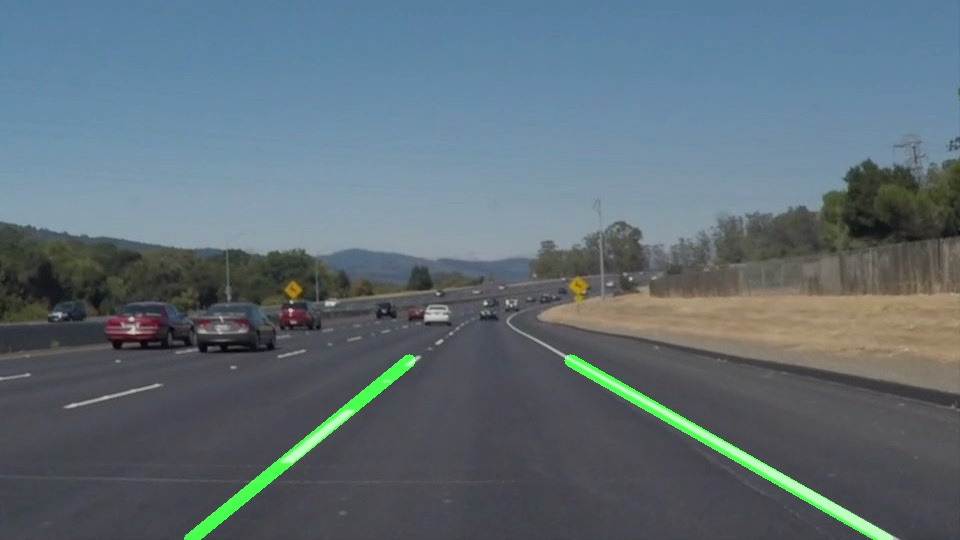
#> input picture test_images/solidWhiteCurve_result.jpg, 960 x 540 px; its folder holds only this picture in this run
$ jupyter execute --allow-errors P1.ipynb   (shell and % lines are left out)
#> lines starting #> are read from the running program, lines starting #| are printed output that depends on the picture; after the words box and inside, x2 and y2 are one past the last pixel; in counts of white or black regions, pixels touching at a corner belong together
# **Finding Lane Lines on the Road**
***
In this project, you will use the tools you learned about in the lesson to identify lane lines on the road.  You can develop your pipeline on a series of individual images, and later apply the result to a video stream (really just a series of images). Check out the video clip "raw-lines-example.mp4" (also contained in this repository) to see what the output should look like after using the helper functions below.

Once you have a result that looks roughly like "raw-lines-example.mp4", you'll need to get creative and try to average and/or extrapolate the line segments you've detected to map out the full extent of the lane lines.  You can see an example of the result you're going for in the video "P1_example.mp4".  Ultimately, you would like to draw just one line for the left side of the lane, and one for the right.

---
Let's have a look at our first image called 'test_images/solidWhiteRight.jpg'.  Run the 2 cells below (hit Shift-Enter or the "play" button above) to display the image.

**Note** If, at any point, you encounter frozen display windows or other confounding issues, you can always start again with a clean slate by going to the "Kernel" menu above and selecting "Restart & Clear Output".

---

**The tools you have are color selection, region of interest selection, grayscaling, Gaussian smoothing, Canny Edge Detection and Hough Tranform line detection.  You  are also free to explore and try other techniques that were not presented in the lesson.  Your goal is piece together a pipeline to detect the line segments in the image, then average/extrapolate them and draw them onto the image for display (as below).  Once you have a working pipeline, try it out on the video stream below.**

---

<figure>

 <figcaption>
 <p></p>
 <p style="text-align: center;"> Your output should look something like this (above) after detecting line segments using the helper functions below </p>
 </figcaption>
</figure>
 <p></p>
<figure>

 <figcaption>
 <p></p>
 <p style="text-align: center;"> Your goal is to connect/average/extrapolate line segments to get output like this</p>
 </figcaption>
</figure>

[cell 1]
#importing some useful packages
import matplotlib.pyplot as plt
import matplotlib.image as mpimg
import numpy as np
import cv2

#> (a cell that did not finish here is left out)

**Some OpenCV functions (beyond those introduced in the lesson) that might be useful for this project are:**

`cv2.inRange()` for color selection
`cv2.fillPoly()` for regions selection
`cv2.line()` to draw lines on an image given endpoints
`cv2.addWeighted()` to coadd / overlay two images
`cv2.cvtColor()` to grayscale or change color
`cv2.imwrite()` to output images to file
`cv2.bitwise_and()` to apply a mask to an image

**Check out the OpenCV documentation to learn about these and discover even more awesome functionality!**

Below are some helper functions to help get you started. They should look familiar from the lesson!

[cell 3]
import math

# [7 lines left out: function grayscale, not called in this run]
    # Or use BGR2GRAY if you read an image with cv2.imread()
    # return cv2.cvtColor(img, cv2.COLOR_BGR2GRAY)

def canny(img, low_threshold, high_threshold):
    """Applies the Canny transform"""
    return cv2.Canny(img, low_threshold, high_threshold)

def gaussian_blur(img, kernel_size):
    """Applies a Gaussian Noise kernel"""
    return cv2.GaussianBlur(img, (kernel_size, kernel_size), 0)

def region_of_interest(img, vertices):
    """
    Applies an image mask.

    Only keeps the region of the image defined by the polygon
    formed from `vertices`. The rest of the image is set to black.
    """
    #defining a blank mask to start with
    mask = np.zeros_like(img)

    #defining a 3 channel or 1 channel color to fill the mask with depending on the input image
    if len(img.shape) > 2:
        channel_count = img.shape[2]  # i.e. 3 or 4 depending on your image
        ignore_mask_color = (255,) * channel_count
    else:
        ignore_mask_color = 255

    #filling pixels inside the polygon defined by "vertices" with the fill color
    cv2.fillPoly(mask, vertices, ignore_mask_color)

    #returning the image only where mask pixels are nonzero
    masked_image = cv2.bitwise_and(img, mask)
    return masked_image

def get_average_line(lines):
    return [list(map(int, np.average(lines, axis=0)[0]))]

# [9 lines left out: function get_xvalue, not called in this run]

def get_xvalue_from_lines(lines, y_min, y_max):
    average_line = get_average_line(lines)
    return get_xvalue(average_line, y_min, y_max)

prev_left = []
#> prev_left = []
#> further down, image is the input picture: shape (540, 960, 3); mean R, G, B 94.9, 109.8, 118.4
prev_right = []

def clear_prev_lines():
    prev_left.clear()
    prev_right.clear()

# [29 lines left out: functions first_order_filter, draw_solid_line, not called in this run]


def draw_lines(img, lines, color=[255, 0, 0], thickness=2):
    """
    NOTE: this is the function you might want to use as a starting point once you want to
    average/extrapolate the line segments you detect to map out the full
    extent of the lane (going from the result shown in raw-lines-example.mp4
    to that shown in P1_example.mp4).

    Think about things like separating line segments by their
    slope ((y2-y1)/(x2-x1)) to decide which segments are part of the left
    line vs. the right line.  Then, you can average the position of each of
    the lines and extrapolate to the top and bottom of the lane.

    This function draws `lines` with `color` and `thickness`.
    Lines are drawn on the image inplace (mutates the image).
    If you want to make the lines semi-transparent, think about combining
    this function with the weighted_img() function below
    """
    x_size = img.shape[1]
    x_half = x_size / 2

    y_size = img.shape[0]

    left_lines = []
    right_lines = []

    y_max = img.shape[0]
    y_min = int((y_size / 3) * 2);

    SLOPE_MIN = 0.4
    SLOPE_MAX = 2

    for line in lines:
        for x1,y1,x2,y2 in line:
            # If x1 == x2, slope is infinite
            if x1 == x2:
                continue

            slope = (y2 - y1) / (x2 - x1)

            # Remove noises
            if abs(slope) < SLOPE_MIN or abs(slope) > SLOPE_MAX:
                continue

            if slope < 0:
                if x1 < x_half and x2 < x_half:
                    left_lines.append(line)
            else:
                if x1 > x_half and x2 > x_half:
                    right_lines.append(line)

    global prev_left
    global prev_right

    prev_left = draw_solid_line(img, left_lines, prev_left, y_min, y_max)
    prev_right = draw_solid_line(img, right_lines, prev_right, y_min, y_max)

def hough_lines(img, rho, theta, threshold, min_line_len, max_line_gap):
    """
    `img` should be the output of a Canny transform.

    Returns an image with hough lines drawn.
    """
    lines = cv2.HoughLinesP(img, rho, theta, threshold, np.array([]), minLineLength=min_line_len, maxLineGap=max_line_gap)
    line_img = np.zeros((img.shape[0], img.shape[1], 3), dtype=np.uint8)
    draw_lines(line_img, lines)
    return line_img

# Python 3 has support for cool math symbols.

# [13 lines left out: function weighted_img, not called in this run]

## Test on Images

Now you should build your pipeline to work on the images in the directory "test_images"
**You should make sure your pipeline works well on these images before you try the videos.**

[cell 4]
import os
os.listdir("test_images/")

run your solution on all test_images and make copies into the test_images directory).

[cell 5]
def process_pipeline(image):
    imshape = image.shape

    hsv = cv2.cvtColor(image, cv2.COLOR_RGB2HSV)
#> hsv: shape (540, 960, 3); mean H, S, V 96.7, 57.4, 124
    yellow = cv2.inRange(hsv, (20, 50, 50), (50, 255, 255))
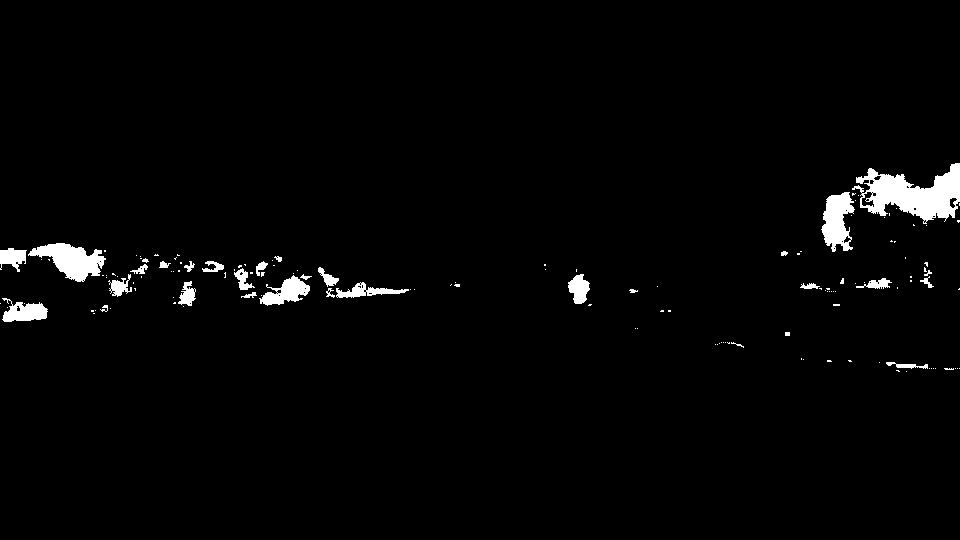
#> yellow: shape (540, 960); 2.2% white; 144 white regions (112 under 20 px), largest, box (x1, y1, x2, y2) and area: (852, 163, 960, 224) 3413, (28, 243, 106, 282) 1587, (821, 192, 855, 252) 1275
    white = cv2.inRange(hsv, (0, 0, 180), (255, 25, 255))
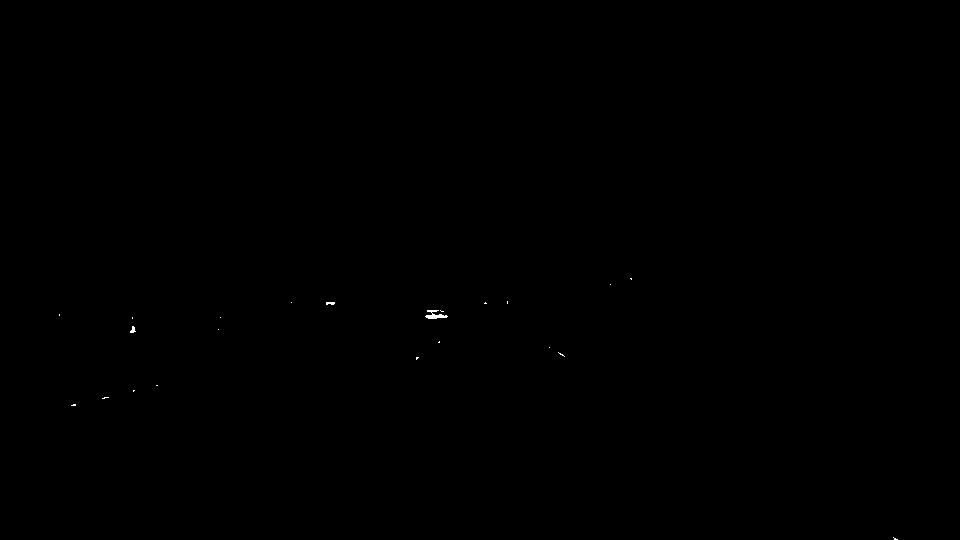
#> white: shape (540, 960); 0.04% white in thin lines or dots, all inside (x1, y1, x2, y2) = (59, 278, 898, 540)

    gray = cv2.bitwise_or(yellow, white)

    KERNEL_SIZE  = 7  # Kernel size for Gaussian blur
    blurred_gray = gaussian_blur(gray, KERNEL_SIZE)

    LOW_THRESHOLD  = 50  # Low threshold for canny
    HIGH_THRESHOLD = 150  # High threshold for canny

    canny_image = canny(blurred_gray, LOW_THRESHOLD, HIGH_THRESHOLD)
#> in canny, `return cv2.Canny(img, low_threshold, high_threshold)`:
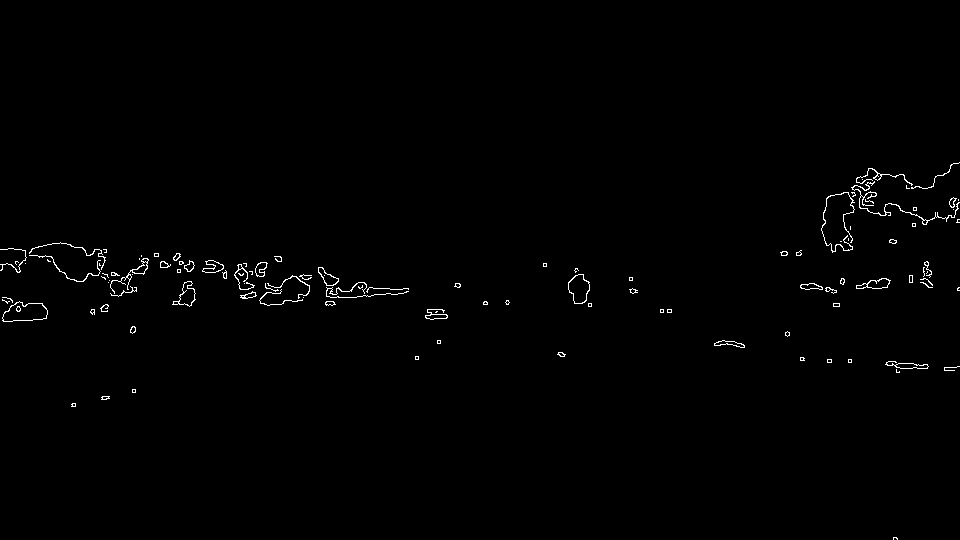
#> returned value: shape (540, 960); 0.75% white in thin lines or dots, all inside (x1, y1, x2, y2) = (0, 162, 960, 540)

    # Region to mask
    X_LEFT_BOTTOM  = int((imshape[1] / 20) * 2)
    X_LEFT_TOP     = int((imshape[1] / 20) * 8)
    X_RIGHT_TOP    = int((imshape[1] / 20) * 13)
    X_RIGHT_BOTTOM = int((imshape[1] / 20) * 19)

    Y_TOP          = int((imshape[0] / 3) * 2)
    Y_BOTTOM       = imshape[0]

    vertices = np.array([[(X_LEFT_BOTTOM,Y_BOTTOM),
                          (X_LEFT_TOP, Y_TOP),
                          (X_RIGHT_TOP, Y_TOP),
                          (X_RIGHT_BOTTOM, Y_BOTTOM)]], dtype=np.int32)

    selected_image = region_of_interest(canny_image, vertices)
#> in region_of_interest, `cv2.fillPoly(mask, vertices, ignore_mask_color)`:
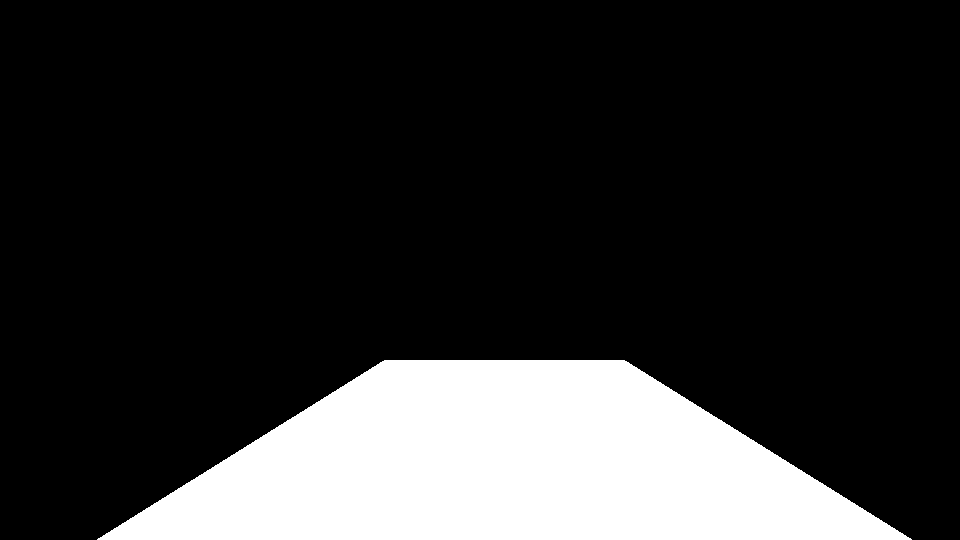
#> mask: shape (540, 960); 18.4% white; 1 white region, box (x1, y1, x2, y2) and area: (97, 360, 912, 540) 95148

    # Parameters for Hough transfrom
    RHO          = 2
    THETA        = np.pi / 180
    THRESHOLD    = 40
    MIN_LINE_LEN = 5
    MAX_LINE_GAP = 30

    hough_image = hough_lines(selected_image, RHO, THETA, THRESHOLD, MIN_LINE_LEN, MAX_LINE_GAP)
#> in hough_lines, `lines = cv2.HoughLinesP(img, rho, theta, threshold, np.array([]), minL..`: lines = None
    result = weighted_img(hough_image, image)

    return result

images_dir = "test_images/"
#> (the rest of this cell did not finish here and is left out)

$ run again, on test_images/solidYellowLeft_result.jpg
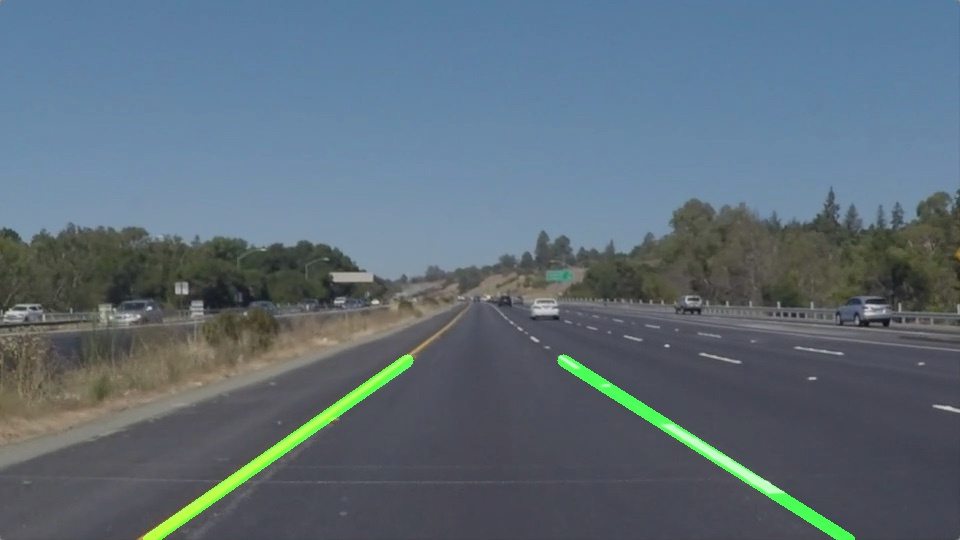
#> input picture test_images/solidYellowLeft_result.jpg, 960 x 540 px
#> `prev_left = []`: prev_left = []
#> image is the input picture: shape (540, 960, 3); mean R, G, B 93.3, 109.1, 120.6
#> hsv: shape (540, 960, 3); mean H, S, V 94.5, 63.1, 126
#> in process_pipeline, `yellow = cv2.inRange(hsv, (20, 50, 50), (50, 255, 255))`:
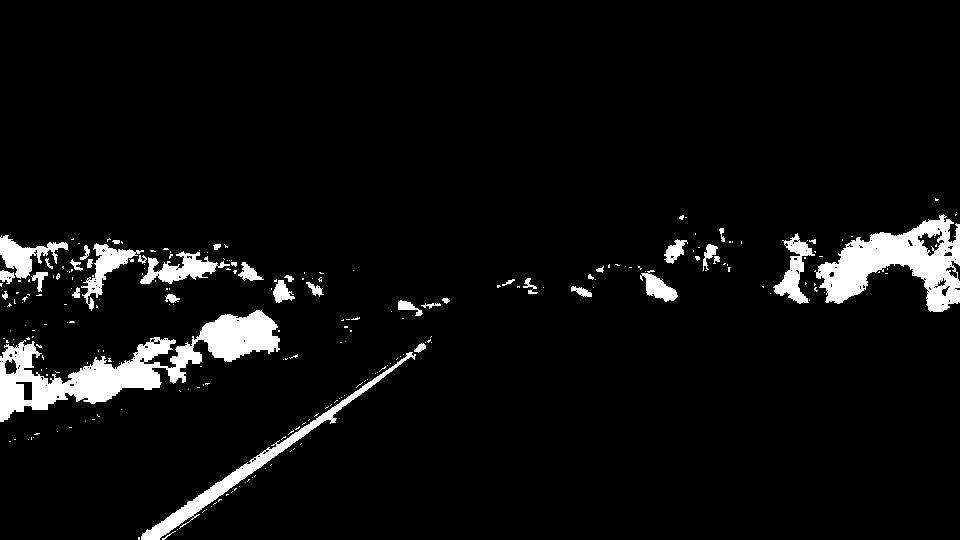
#> yellow: shape (540, 960); 5.4% white; 244 white regions (203 under 20 px), largest, box (x1, y1, x2, y2) and area: (0, 310, 280, 422) 9663, (814, 214, 960, 312) 6716, (141, 352, 416, 540) 3000
#> white: shape (540, 960); 0.09% white in thin lines or dots, all inside (x1, y1, x2, y2) = (7, 290, 960, 412)
#> mask: shape (540, 960); 18.4% white; 1 white region, box (x1, y1, x2, y2) and area: (97, 360, 912, 540) 95148
#> masked_image: shape (540, 960); 0.22% white in thin lines or dots, all inside (x1, y1, x2, y2) = (137, 360, 408, 540)
#> lines = [[159, 539, 248, 474], [142, 533, 275, 443], [287, 439, 400, 360], [290, 446, 405, 360], [166, 539, 256, 476], [325, 408, 379, 368], [199, 511, 407, 360], [275, 447, 327, 410], [137, 539, 383, 366], [258, 469, 379, 381], [233, 486, 254, 470]]
#> the loop in draw_lines, `for line in lines:` made 11 passes
#> after the loop in draw_lines, `for line in lines:`: left_lines = 11 items, first 6: [[159, 539, 248, 474]], [[142, 533, 275, 443]], [[287, 439, 400, 360]], [[290, 446, 405, 360]], [[166, 539, 256, 476]], [[325, 408, 379, 368]]; right_lines = []
#> average_line = [[224, 486, 337, 406]]
#> the loop in get_xvalue, `for x1, y1, x2, y2 in line:` made 1 pass
#> in draw_solid_line, `x_min, x_max = get_xvalue_from_lines(lines, y_min, y_max)`: x_min = 401; x_max = 147
#> next_line = [401, 360, 147, 540]
#> in draw_solid_line, `x1, y1, x2, y2 = solid_line`: x1 = 401; y1 = 360; x2 = 147; y2 = 540
#> in draw_lines, `prev_left = draw_solid_line(img, left_lines, prev_left, y_min, y_max)`: prev_left = [401, 360, 147, 540]
#> prev_right = []
#> `plt.imsave(result_path, result)`:
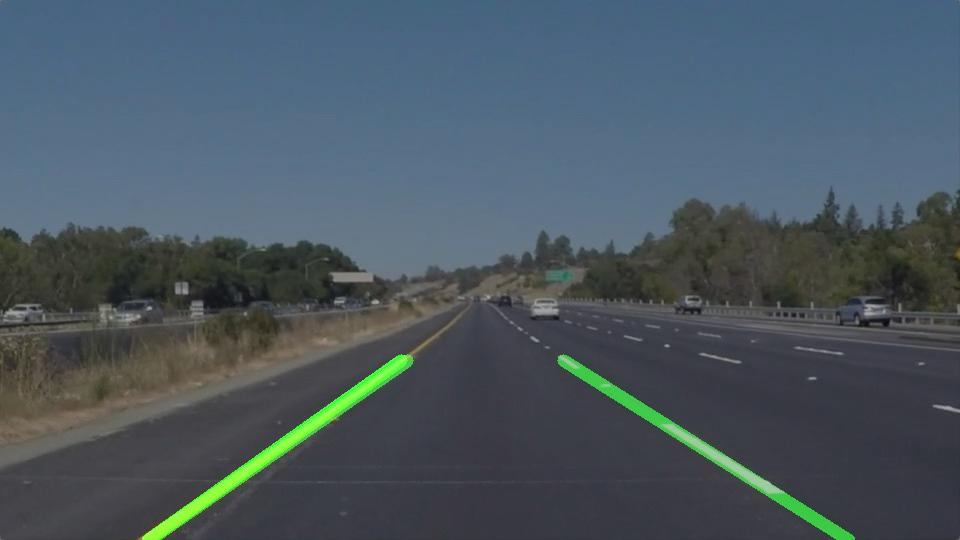
#> saved as solidYellowLeft_result_result.jpg: shape (540, 960, 3); mean R, G, B 74.8, 87.7, 96.8
